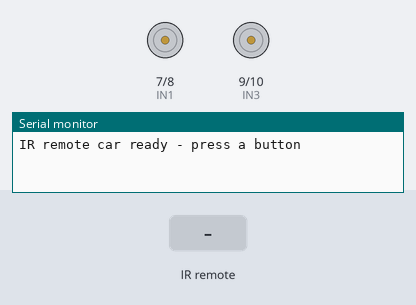
Simulated run of this sketch. Board: Arduino Uno, built with avr-gcc and run on an emulated ATmega328P. On the bench: motor-driver pin pairs drawn as motors (green arrow = first pin HIGH = forward, orange = second pin HIGH = backward, longer = more drive, scaled by the enable pin), the last lines printed to the serial monitor. The test bench sets the inputs (shaded band).

Above: at 1.2 s.
1.3 s: infrared code 0x18 received
At 2.1 s:
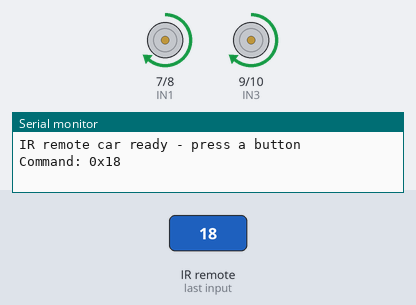
2.8 s: infrared code 0x5A received
At 3.2 s:
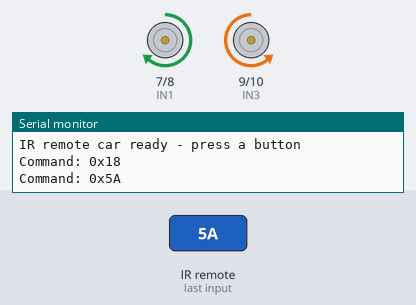
4.3 s: infrared code 0x52 received
At 5.5 s:
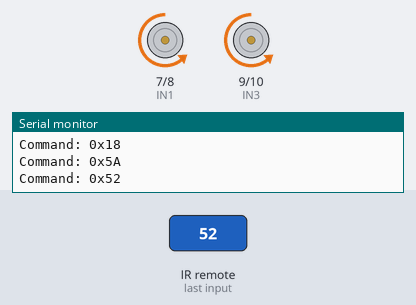
5.8 s: infrared code 0x08 received
At 6.7 s:
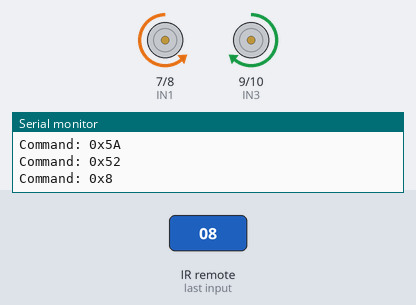
Timing chart, 0 to 8.3 s (numbered marks = the images above; inputs shaded):
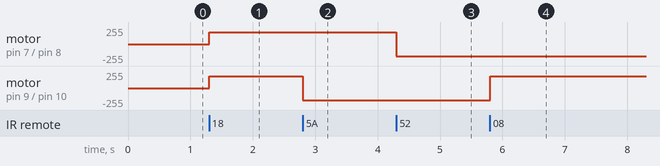

Measured:
- after the input at 1.3 s, motor on pin 7 (IN1) / pin 8 (IN2), motor on pin 9 (IN3) / pin 10 (IN4): stopped → forward 180/255 at once
- after the input at 2.8 s, motor on pin 9 (IN3) / pin 10 (IN4): forward 180/255 → backward 180/255 at once
- after the input at 4.3 s, motor on pin 7 (IN1) / pin 8 (IN2): forward 180/255 → backward 180/255 at once
- after the input at 5.8 s, motor on pin 9 (IN3) / pin 10 (IN4): backward 180/255 → forward 180/255 at once

The sketch:

09_IR_Remote_Controlled.ino
```cpp
/*
  ============================================================
  09 - IR REMOTE CONTROLLED CAR (TV-style remote + VS1838B)
  ============================================================
  Board   : Arduino UNO / Nano
  Library : "IRremote" by shirriff / z3t0 / ArminJo  (version 4.x)
            Arduino IDE -> Tools -> Manage Libraries -> search IRremote

  Default keys (common 21-key "Car MP3" remote):
    2 = Forward   8 = Backward   4 = Left   6 = Right   5 = Stop

  Using a different remote?
    Open Serial Monitor (9600), press each button and note the
    "Command" number printed. Put those numbers below.

  Wiring:
    IR receiver (VS1838B / KY-022) OUT -> D2, VCC -> 5V, GND -> GND
    L298N: ENA D5, IN1 D7, IN2 D8, IN3 D9, IN4 D10, ENB D6
  ============================================================
*/

#include <IRremote.hpp>

// ---------- Motor driver (L298N) pins ----------
#define ENA 5
#define IN1 7
#define IN2 8
#define IN3 9
#define IN4 10
#define ENB 6

#define IR_PIN 2

// ---------- Remote button codes (change for your remote) ----------
#define KEY_FORWARD  0x18   // button 2
#define KEY_BACKWARD 0x52   // button 8
#define KEY_LEFT     0x08   // button 4
#define KEY_RIGHT    0x5A   // button 6
#define KEY_STOP     0x1C   // button 5

int carSpeed = 180;

void setup() {
  Serial.begin(9600);
  pinMode(ENA, OUTPUT); pinMode(ENB, OUTPUT);
  pinMode(IN1, OUTPUT); pinMode(IN2, OUTPUT);
  pinMode(IN3, OUTPUT); pinMode(IN4, OUTPUT);
  stopRobot();
  IrReceiver.begin(IR_PIN, ENABLE_LED_FEEDBACK);
  Serial.println("IR remote car ready - press a button");
}

void loop() {
  if (IrReceiver.decode()) {
    uint16_t cmd = IrReceiver.decodedIRData.command;
    Serial.print("Command: 0x");
    Serial.println(cmd, HEX);

    switch (cmd) {
      case KEY_FORWARD:  forward(carSpeed);   break;
      case KEY_BACKWARD: backward(carSpeed);  break;
      case KEY_LEFT:     turnLeft(carSpeed);  break;
      case KEY_RIGHT:    turnRight(carSpeed); break;
      case KEY_STOP:     stopRobot();         break;
    }
    IrReceiver.resume();   // ready for the next button
  }
}

// ================= MOTOR FUNCTIONS =================
void setMotor(int leftSpeed, int rightSpeed) {
  if (leftSpeed >= 0) { digitalWrite(IN1, HIGH); digitalWrite(IN2, LOW); }
  else                { digitalWrite(IN1, LOW);  digitalWrite(IN2, HIGH); leftSpeed = -leftSpeed; }
  if (rightSpeed >= 0) { digitalWrite(IN3, HIGH); digitalWrite(IN4, LOW); }
  else                 { digitalWrite(IN3, LOW);  digitalWrite(IN4, HIGH); rightSpeed = -rightSpeed; }
  analogWrite(ENA, constrain(leftSpeed, 0, 255));
  analogWrite(ENB, constrain(rightSpeed, 0, 255));
}
void forward(int s)   { setMotor(s, s); }
void backward(int s)  { setMotor(-s, -s); }
void turnLeft(int s)  { setMotor(-s, s); }
void turnRight(int s) { setMotor(s, -s); }
void stopRobot()      { setMotor(0, 0); }
```
